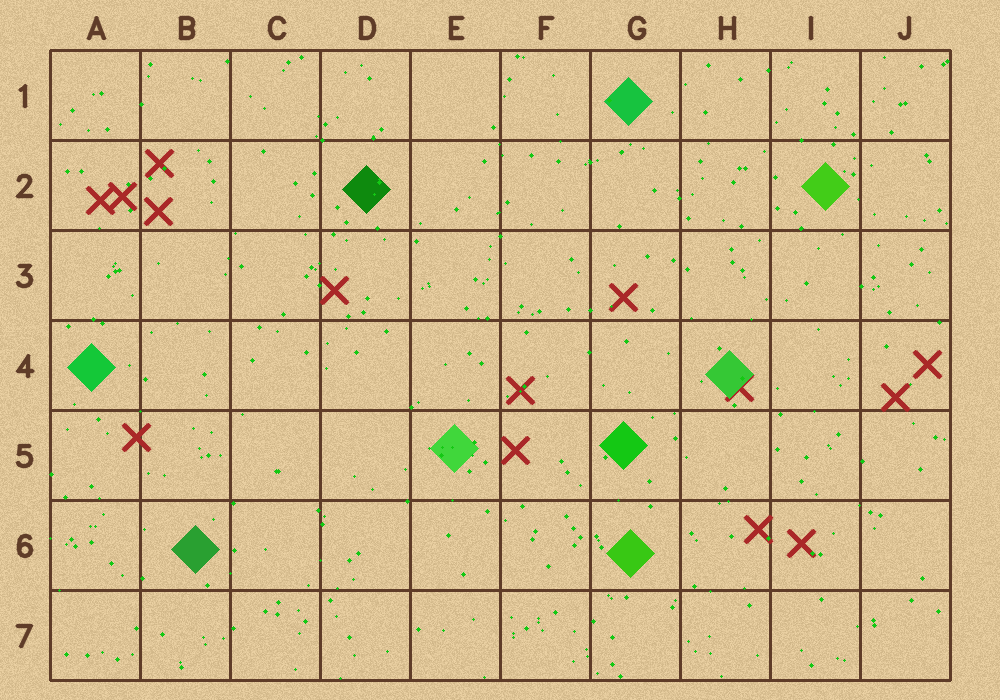
#> input picture sesion-04-opencv-rally/rally/imagenes/reto_5.png, 1000 x 700 px
$ python reto_5_encuentra_tesoro.py
#> lines starting #> are read from the running program, lines starting #| are printed output that depends on the picture; after the words box and inside, x2 and y2 are one past the last pixel; in counts of white or black regions, pixels touching at a corner belong together
# ============================================================
#  RETO 5 — Encuentra el tesoro                 ⭐⭐⭐  300 puntos
# ============================================================
#  imagenes/reto_5.png es un mapa con casillas (A1, B1, ... J7).
#  Hay 9 gemas verdes que se ven IGUALES, pero solo una es la esmeralda.
#  Ya te damos su color exacto... pero un pirata regó POLVO DE ESMERALDA
#  del mismo color por todo el mapa.
#
#  Completa la función. Cuando solo quede UN círculo rojo en el mapa,
#  la CLAVE es la casilla donde está (por ejemplo: B3).

import os
import cv2

os.chdir(os.path.dirname(__file__))  # (no le muevas) para que encuentre la carpeta "imagenes"

BAJO = (57, 200, 150)  # el color EXACTO de la esmeralda (ya te lo damos)
ALTO = (63, 255, 255)


# ✏️ COMPLETA ESTA FUNCIÓN (1 línea): regresa True si la mancha es GRANDE (no es polvo)
def es_grande(contorno):
    area = cv2.contourArea(contorno)
    # Pista: return area > ???      <- prueba con 10, con 100, con 1000...
    return True


mapa = cv2.imread("imagenes/reto_5.png")
#> mapa is the input picture: shape (700, 1000, 3); mean B, G, R 139.8, 186.1, 209.5
hsv = cv2.cvtColor(mapa, cv2.COLOR_BGR2HSV)
#> hsv: shape (700, 1000, 3); mean H, S, V 19.2, 90.6, 212.9
mascara = cv2.inRange(hsv, BAJO, ALTO)
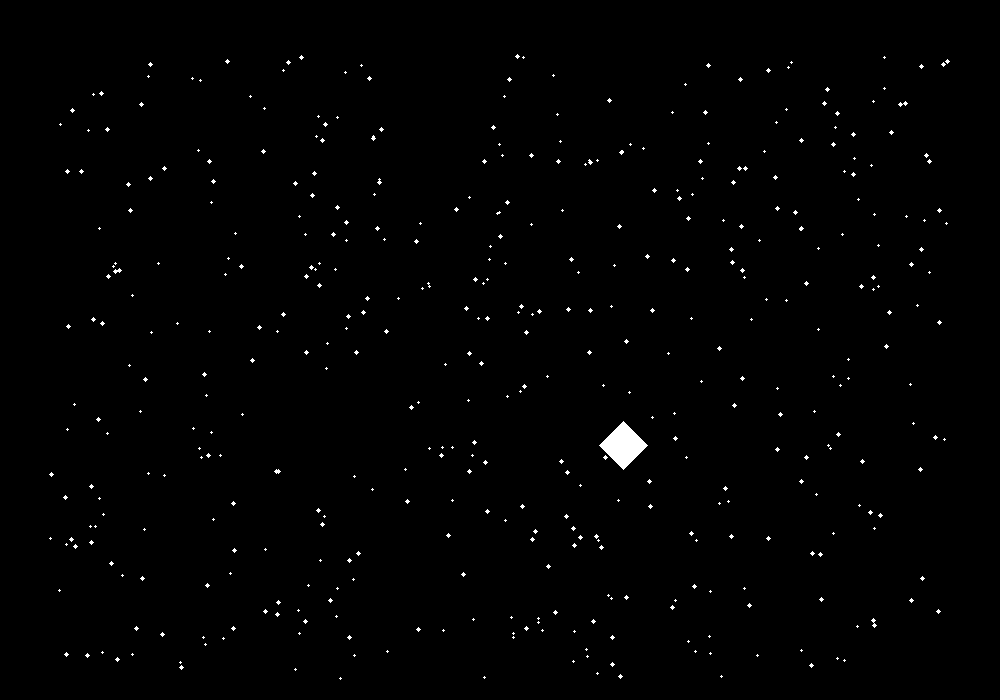
#> mascara: shape (700, 1000); 0.74% white; 440 white regions (435 under 20 px)
contornos, _ = cv2.findContours(mascara, cv2.RETR_EXTERNAL, cv2.CHAIN_APPROX_SIMPLE)
#> contornos = 440 contours, 439 with area under 20; largest, box (x1, y1, x2, y2) and area: (599, 421, 648, 470) 1152

cuantos = 0
for contorno in contornos:
    if es_grande(contorno):
        cuantos = cuantos + 1
        (x, y), radio = cv2.minEnclosingCircle(contorno)
        cv2.circle(mapa, (int(x), int(y)), 40, (0, 0, 255), 3)
#> this loop made 440 passes
#> (x, y, radio) on passes 61 to 72: (278, 602, 2), (675, 600, 1), (911, 600, 2), (330, 600, 2), (821, 599, 2), (611, 598, 1), (626, 597, 2), (608, 595, 1), (710, 591, 1), (59, 590, 1), (744, 588, 1), (337, 588, 1)
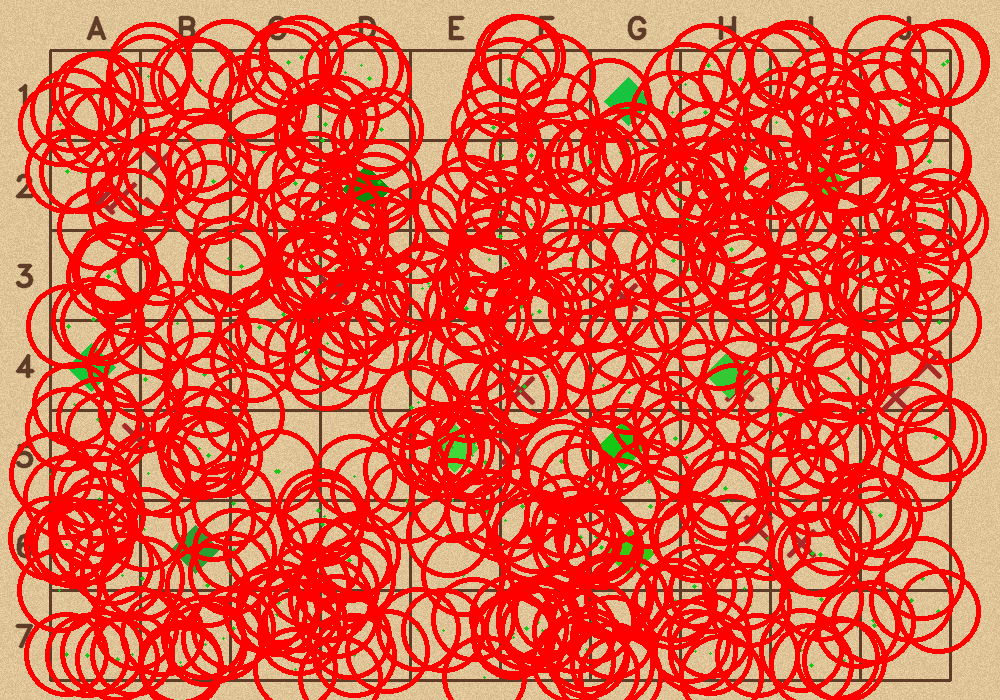
#> mapa: shape (700, 1000, 3); mean B, G, R 67.3, 89.3, 233.6
#> after the loop, cuantos = 440

print("Círculos rojos en el mapa:", cuantos)
#| Círculos rojos en el mapa: 440
cv2.imshow("mapa del tesoro", mapa)
cv2.waitKey(0)
